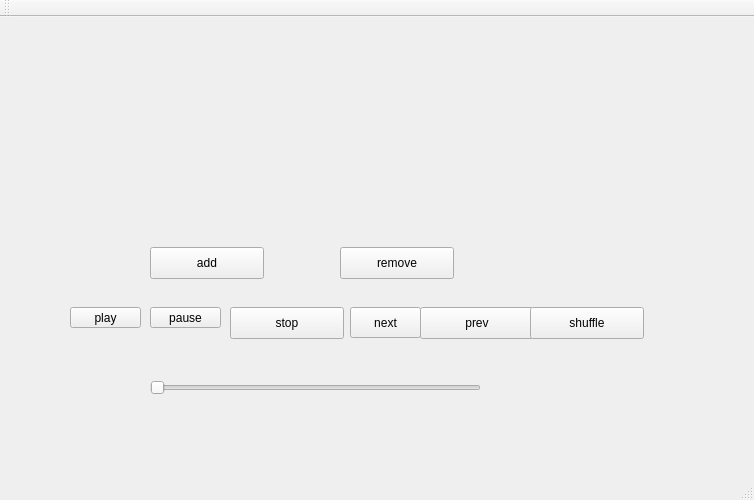
<?xml version="1.0" encoding="UTF-8"?>
<ui version="4.0">
 <class>MainWindow</class>
 <widget class="QMainWindow" name="MainWindow">
  <property name="geometry">
   <rect>
    <x>0</x>
    <y>0</y>
    <width>754</width>
    <height>500</height>
   </rect>
  </property>
  <property name="windowTitle">
   <string>MainWindow</string>
  </property>
  <widget class="QWidget" name="centralWidget">
   <widget class="QPushButton" name="play">
    <property name="geometry">
     <rect>
      <x>70</x>
      <y>290</y>
      <width>71</width>
      <height>21</height>
     </rect>
    </property>
    <property name="text">
     <string>play</string>
    </property>
   </widget>
   <widget class="QPushButton" name="pause">
    <property name="geometry">
     <rect>
      <x>150</x>
      <y>290</y>
      <width>71</width>
      <height>21</height>
     </rect>
    </property>
    <property name="text">
     <string>pause</string>
    </property>
   </widget>
   <widget class="QPushButton" name="next">
    <property name="geometry">
     <rect>
      <x>350</x>
      <y>290</y>
      <width>71</width>
      <height>31</height>
     </rect>
    </property>
    <property name="text">
     <string>next</string>
    </property>
   </widget>
   <widget class="QPushButton" name="prev">
    <property name="geometry">
     <rect>
      <x>420</x>
      <y>290</y>
      <width>114</width>
      <height>32</height>
     </rect>
    </property>
    <property name="text">
     <string>prev</string>
    </property>
   </widget>
   <widget class="QPushButton" name="stop">
    <property name="geometry">
     <rect>
      <x>230</x>
      <y>290</y>
      <width>114</width>
      <height>32</height>
     </rect>
    </property>
    <property name="text">
     <string>stop</string>
    </property>
   </widget>
   <widget class="QPushButton" name="add">
    <property name="geometry">
     <rect>
      <x>150</x>
      <y>230</y>
      <width>114</width>
      <height>32</height>
     </rect>
    </property>
    <property name="text">
     <string>add</string>
    </property>
   </widget>
   <widget class="QPushButton" name="remove">
    <property name="geometry">
     <rect>
      <x>340</x>
      <y>230</y>
      <width>114</width>
      <height>32</height>
     </rect>
    </property>
    <property name="text">
     <string>remove</string>
    </property>
   </widget>
   <widget class="QSlider" name="trackLength">
    <property name="geometry">
     <rect>
      <x>150</x>
      <y>360</y>
      <width>331</width>
      <height>22</height>
     </rect>
    </property>
    <property name="orientation">
     <enum>Qt::Horizontal</enum>
    </property>
   </widget>
   <widget class="QPushButton" name="shuffle">
    <property name="geometry">
     <rect>
      <x>530</x>
      <y>290</y>
      <width>114</width>
      <height>32</height>
     </rect>
    </property>
    <property name="text">
     <string>shuffle</string>
    </property>
   </widget>
  </widget>
  <widget class="QMenuBar" name="menuBar">
   <property name="geometry">
    <rect>
     <x>0</x>
     <y>0</y>
     <width>754</width>
     <height>22</height>
    </rect>
   </property>
  </widget>
  <widget class="QToolBar" name="mainToolBar">
   <attribute name="toolBarArea">
    <enum>TopToolBarArea</enum>
   </attribute>
   <attribute name="toolBarBreak">
    <bool>false</bool>
   </attribute>
  </widget>
  <widget class="QStatusBar" name="statusBar"/>
 </widget>
 <layoutdefault spacing="6" margin="11"/>
 <resources/>
 <connections/>
</ui>
